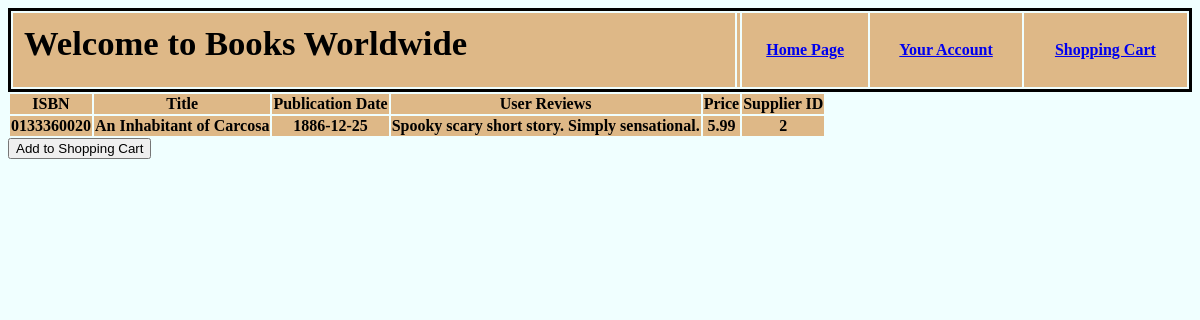
The app's page /bookpage.php?title=An Inhabitant of Carcosa with its own data.
### tables this page shows
CREATE TABLE Books(
    ISBN varchar(255) not null,
    Title varchar(255) not null,
    PublicationDate date,
    UserReviews varchar(255),
    Price decimal(10,2) not null, 
    SupplierID int not null,
    Primary Key(ISBN),
    Foreign Key(SupplierID) 
	references Supplier(SupplierID)
	on delete cascade
);

### bookpage.php (the view, shortened to what this page needs)
<html>
	<head>
        <link rel="stylesheet" href="mainstyle.css">
    </head>
    <body>
    <table class="thetable">
            <tr>
            <th><h1>Welcome to Books Worldwide</h1></th>
            <th>
            </th>
            <th><p><a href="mainpage.php">Home Page</a> </p></th>
            <th><p><a href="cPage.php">Your Account</a> </p></th>
            <th><p><a href="shoppingCart.php">Shopping Cart</a> </p></th>
            </tr>
        </table>
    <?php
    include("connectiondb.php");
    if(mysqli_connect_error()){
        die('Connect Error('.mysqli_connect_error().')'.mysqli_connect_error());
    }else{
        echo "<table>";
        echo "<tr>";
            echo "<th> ISBN </th>";
            echo "<th> Title </th>";
            echo "<th> Publication Date </th>";
            echo "<th> User Reviews </th>";
            echo "<th> Price </th>";
            echo "<th> Supplier ID </th>";
        echo "</tr>";
        if(isset($_GET['title']))
        {
        $itemName = $_GET['title'];
        $query = mysqli_query($conn, "SELECT * FROM books WHERE Title='$itemName'");
        if(mysqli_num_rows($query) != 0)
        {
        while($row = mysqli_fetch_array($query))
        {
            echo "<tr>";
            echo "<th>";
            echo $row['ISBN'];
            echo "</th>";
            echo "<th>";
            echo $row['Title'];
            echo "</th>";
            echo "<th>";
            echo $row['PublicationDate'];
            echo "</th>";
            echo "<th>";
            echo $row['UserReviews'];
            echo "</th>";
            echo "<th>";
            echo $row['Price'];
            echo "</th>";
            echo "<th>";
            echo $row['SupplierID'];
            echo "</th>";
        echo "</tr> </table>";
        }
        }
    }
}
    ?>
    <form method="POST" >
            <div class="input-group">
		        <button type="submit" class="btn" name="cart" > Add to Shopping Cart </button>
	        </div>
    </form>
</html>

### mainstyle.css (style rules this page uses)
h1 { text-align: left; font-size: 26pt; padding-left: 10px; padding-top: 10px; }
.thetable { border-style: solid; border-color: black; width: 100%; text-align: center; }
tr { background-color: burlywood; }
body { background-color: azure; font-family: 'Times New Roman', Times, serif; }

### records on screen
books: ISBN "0133360020", Title "An Inhabitant of Carcosa", PublicationDate "1886-12-25", UserReviews "Spooky scary short story. Simply sensational.", Price "5.99", SupplierID "2"
